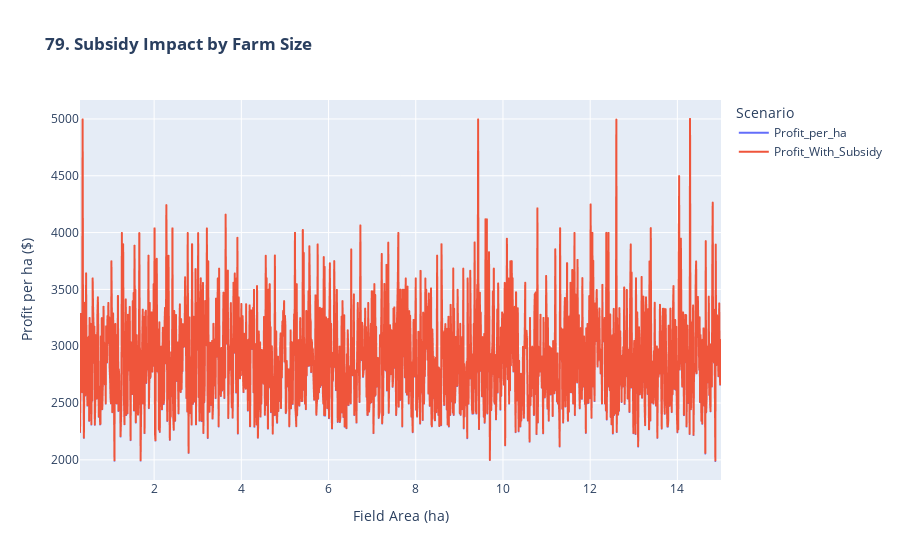

Notebook source saved alongside this figure:
### Markdown cell above
### *79. Subsidy Effectiveness*

### Code cell
print("\n79. Subsidy Impact...")

# Simulate subsidy scenarios
df['With_Subsidy'] = df['Previous_Irrigation_mm'] * 0.05  # 50% water cost subsidy
df['Profit_With_Subsidy'] = df['Revenue_per_ha'] - (df['Previous_Irrigation_mm'] * 0.05)

subsidy_impact = df.groupby('Field_Area_hectare', observed=False).agg({
    'Profit_per_ha': 'mean',
    'Profit_With_Subsidy': 'mean'
}).reset_index()

fig79 = px.line(subsidy_impact, x='Field_Area_hectare', y=['Profit_per_ha', 'Profit_With_Subsidy'],
                title='<b>79. Subsidy Impact by Farm Size</b>',
                labels={'value': 'Profit per ha ($)', 
                       'Field_Area_hectare': 'Field Area (ha)',
                       'variable': 'Scenario'})

fig79.show()

### Figure 1 — Plotly figure (JSON) as saved in the notebook; plotly's stock layout.template omitted (floating-point values rounded to 4 significant figures; data arrays with more than 128 entries replaced by an {"elided": "..."} marker saying what was removed)
{"data": [{"hovertemplate": "Scenario=Profit_per_ha<br>Field Area (ha)=%{x}<br>Profit per ha ($)=%{y}<extra></extra>", "legendgroup": "Profit_per_ha", "line": {"color": "#636efa", "dash": "solid"}, "marker": {"symbol": "circle"}, "mode": "lines", "name": "Profit_per_ha", "showlegend": true, "type": "scattergl", "x": {"elided": "1470 float values"}, "xaxis": "x", "y": {"elided": "1470 float values"}, "yaxis": "y"}, {"hovertemplate": "Scenario=Profit_With_Subsidy<br>Field Area (ha)=%{x}<br>Profit per ha ($)=%{y}<extra></extra>", "legendgroup": "Profit_With_Subsidy", "line": {"color": "#EF553B", "dash": "solid"}, "marker": {"symbol": "circle"}, "mode": "lines", "name": "Profit_With_Subsidy", "showlegend": true, "type": "scattergl", "x": {"elided": "1470 float values"}, "xaxis": "x", "y": {"elided": "1470 float values"}, "yaxis": "y"}], "layout": {"legend": {"title": {"text": "Scenario"}, "tracegroupgap": 0}, "title": {"text": "<b>79. Subsidy Impact by Farm Size</b>"}, "xaxis": {"anchor": "y", "domain": [0, 1], "title": {"text": "Field Area (ha)"}}, "yaxis": {"anchor": "x", "domain": [0, 1], "title": {"text": "Profit per ha ($)"}}}}
